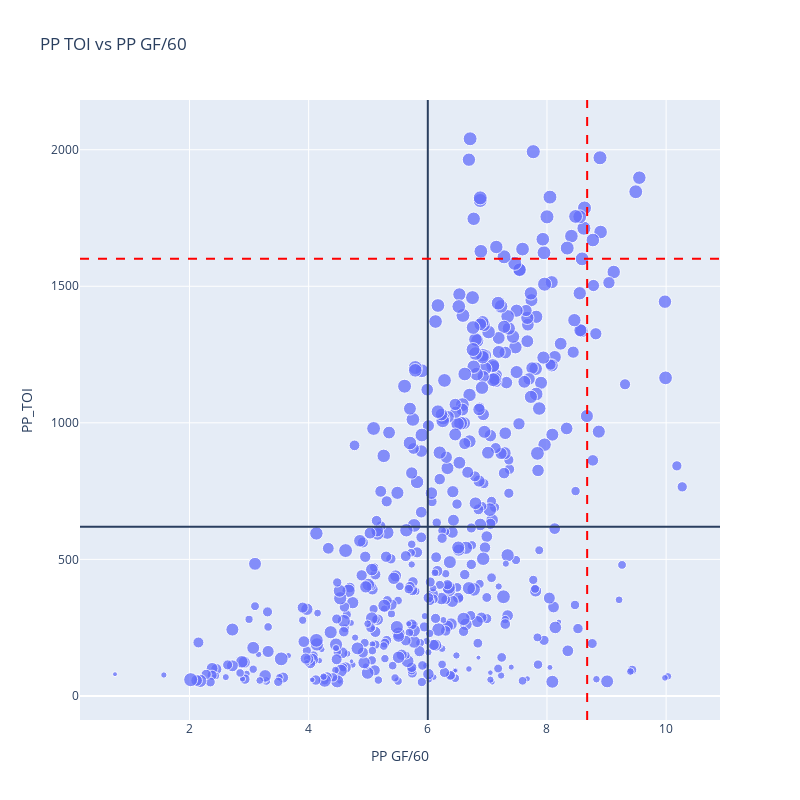

The code cell stored with this chart in its notebook:
### Code cell
#Finding the top power play players from the remaining players of our data set. 

fig = px.scatter(df, x="PP GF/60", y="PP_TOI",hover_name="Player", hover_data=['Pos'], title="PP TOI vs PP GF/60",
                 width=800, height=800,size_max=10,size='GP',opacity=.75)  

x_mean = round(df["PP GF/60"].mean(), 0)
y_mean = round(df["PP_TOI"].mean(), 0)

x_unicorn = np.percentile(df["PP GF/60"], 95)
y_unicorn = np.percentile(df["PP_TOI"], 95)

print('midpoint',x_mean,y_mean)
fig.add_hline(y=y_mean).add_vline(x=x_mean).add_hline(
    y=y_unicorn, line_dash = 'dash', line_color = 'red').add_vline(
    x=x_unicorn, line_dash = 'dash', line_color = 'red')

fig.write_html("PP TOI vs PP GF per 60.html")

### Figure 1 — Plotly figure (JSON) as saved in the notebook; plotly's stock layout.template omitted (floating-point values rounded to 4 significant figures; data arrays with more than 128 entries replaced by an {"elided": "..."} marker saying what was removed)
{"data": [{"customdata": {"elided": "500x1 str values"}, "hovertemplate": "<b>%{hovertext}</b><br><br>PP GF/60=%{x}<br>PP_TOI=%{y}<br>GP=%{marker.size}<br>Pos=%{customdata[0]}<extra></extra>", "hovertext": {"elided": "500 str values"}, "legendgroup": "", "marker": {"color": "#636efa", "opacity": 0.75, "size": {"elided": "500 int values"}, "sizemode": "area", "sizeref": 5.63, "symbol": "circle"}, "mode": "markers", "name": "", "orientation": "v", "showlegend": false, "type": "scatter", "x": {"elided": "500 float values"}, "xaxis": "x", "y": {"elided": "500 float values"}, "yaxis": "y"}], "layout": {"height": 800, "legend": {"itemsizing": "constant", "tracegroupgap": 0}, "shapes": [{"type": "line", "x0": 0, "x1": 1, "xref": "x domain", "y0": 619, "y1": 619, "yref": "y"}, {"type": "line", "x0": 6, "x1": 6, "xref": "x", "y0": 0, "y1": 1, "yref": "y domain"}, {"line": {"color": "red", "dash": "dash"}, "type": "line", "x0": 0, "x1": 1, "xref": "x domain", "y0": 1601.0, "y1": 1601.0, "yref": "y"}, {"line": {"color": "red", "dash": "dash"}, "type": "line", "x0": 8.674, "x1": 8.674, "xref": "x", "y0": 0, "y1": 1, "yref": "y domain"}], "title": {"text": "PP TOI vs PP GF/60"}, "width": 800, "xaxis": {"anchor": "y", "domain": [0, 1], "title": {"text": "PP GF/60"}}, "yaxis": {"anchor": "x", "domain": [0, 1], "title": {"text": "PP_TOI"}}}}
